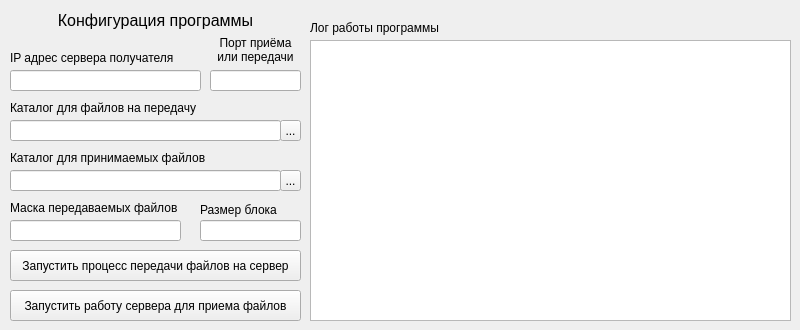
<?xml version="1.0" encoding="UTF-8"?>
<ui version="4.0">
 <class>SoftFileExchangerClass</class>
 <widget class="QMainWindow" name="SoftFileExchangerClass">
  <property name="geometry">
   <rect>
    <x>0</x>
    <y>0</y>
    <width>800</width>
    <height>330</height>
   </rect>
  </property>
  <property name="sizePolicy">
   <sizepolicy hsizetype="Fixed" vsizetype="Fixed">
    <horstretch>0</horstretch>
    <verstretch>0</verstretch>
   </sizepolicy>
  </property>
  <property name="minimumSize">
   <size>
    <width>800</width>
    <height>330</height>
   </size>
  </property>
  <property name="maximumSize">
   <size>
    <width>800</width>
    <height>330</height>
   </size>
  </property>
  <property name="windowTitle">
   <string>SoftFileExchanger</string>
  </property>
  <widget class="QWidget" name="centralWidget">
   <property name="sizePolicy">
    <sizepolicy hsizetype="Fixed" vsizetype="Fixed">
     <horstretch>0</horstretch>
     <verstretch>0</verstretch>
    </sizepolicy>
   </property>
   <property name="minimumSize">
    <size>
     <width>800</width>
     <height>330</height>
    </size>
   </property>
   <property name="maximumSize">
    <size>
     <width>800</width>
     <height>330</height>
    </size>
   </property>
   <widget class="QLabel" name="path_send_label">
    <property name="geometry">
     <rect>
      <x>10</x>
      <y>100</y>
      <width>191</width>
      <height>16</height>
     </rect>
    </property>
    <property name="text">
     <string>Каталог для файлов на передачу</string>
    </property>
   </widget>
   <widget class="QLabel" name="IP_adress_lable">
    <property name="geometry">
     <rect>
      <x>10</x>
      <y>50</y>
      <width>191</width>
      <height>16</height>
     </rect>
    </property>
    <property name="text">
     <string>IP адрес сервера получателя</string>
    </property>
   </widget>
   <widget class="QLineEdit" name="path_send_edit">
    <property name="geometry">
     <rect>
      <x>10</x>
      <y>120</y>
      <width>271</width>
      <height>21</height>
     </rect>
    </property>
    <property name="readOnly">
     <bool>true</bool>
    </property>
   </widget>
   <widget class="QToolButton" name="path_send_button">
    <property name="geometry">
     <rect>
      <x>280</x>
      <y>120</y>
      <width>21</width>
      <height>21</height>
     </rect>
    </property>
    <property name="text">
     <string>...</string>
    </property>
   </widget>
   <widget class="QLabel" name="path_recv_label">
    <property name="geometry">
     <rect>
      <x>10</x>
      <y>150</y>
      <width>221</width>
      <height>16</height>
     </rect>
    </property>
    <property name="text">
     <string>Каталог для принимаемых файлов</string>
    </property>
   </widget>
   <widget class="QLineEdit" name="path_recv_edit">
    <property name="geometry">
     <rect>
      <x>10</x>
      <y>170</y>
      <width>271</width>
      <height>21</height>
     </rect>
    </property>
    <property name="readOnly">
     <bool>true</bool>
    </property>
   </widget>
   <widget class="QToolButton" name="path_recv_button">
    <property name="geometry">
     <rect>
      <x>280</x>
      <y>170</y>
      <width>21</width>
      <height>21</height>
     </rect>
    </property>
    <property name="text">
     <string>...</string>
    </property>
   </widget>
   <widget class="QLabel" name="file_maska_label">
    <property name="geometry">
     <rect>
      <x>10</x>
      <y>200</y>
      <width>171</width>
      <height>16</height>
     </rect>
    </property>
    <property name="text">
     <string>Маска передаваемых файлов</string>
    </property>
   </widget>
   <widget class="QLabel" name="block_size_label">
    <property name="geometry">
     <rect>
      <x>200</x>
      <y>200</y>
      <width>101</width>
      <height>20</height>
     </rect>
    </property>
    <property name="text">
     <string>Размер блока</string>
    </property>
   </widget>
   <widget class="QLineEdit" name="file_maska_edit">
    <property name="geometry">
     <rect>
      <x>10</x>
      <y>220</y>
      <width>171</width>
      <height>21</height>
     </rect>
    </property>
   </widget>
   <widget class="QLineEdit" name="block_size">
    <property name="geometry">
     <rect>
      <x>200</x>
      <y>220</y>
      <width>101</width>
      <height>21</height>
     </rect>
    </property>
    <property name="alignment">
     <set>Qt::AlignHCenter</set>
    </property>
   </widget>
   <widget class="QPushButton" name="server_start_button">
    <property name="geometry">
     <rect>
      <x>10</x>
      <y>290</y>
      <width>291</width>
      <height>31</height>
     </rect>
    </property>
    <property name="text">
     <string>Запустить работу сервера для приема файлов</string>
    </property>
   </widget>
   <widget class="QPushButton" name="client_start_button">
    <property name="geometry">
     <rect>
      <x>10</x>
      <y>250</y>
      <width>291</width>
      <height>31</height>
     </rect>
    </property>
    <property name="text">
     <string>Запустить процесс передачи файлов на сервер</string>
    </property>
   </widget>
   <widget class="QLabel" name="Main_lable">
    <property name="geometry">
     <rect>
      <x>10</x>
      <y>10</y>
      <width>291</width>
      <height>21</height>
     </rect>
    </property>
    <property name="text">
     <string>&lt;html&gt;&lt;head/&gt;&lt;body&gt;&lt;p align=&quot;center&quot;&gt;&lt;span style=&quot; font-size:12pt;&quot;&gt;Конфигурация программы&lt;/span&gt;&lt;/p&gt;&lt;/body&gt;&lt;/html&gt;</string>
    </property>
   </widget>
   <widget class="QLabel" name="log_lable">
    <property name="geometry">
     <rect>
      <x>310</x>
      <y>20</y>
      <width>481</width>
      <height>16</height>
     </rect>
    </property>
    <property name="text">
     <string>Лог работы программы</string>
    </property>
   </widget>
   <widget class="QTextEdit" name="log_data">
    <property name="geometry">
     <rect>
      <x>310</x>
      <y>40</y>
      <width>481</width>
      <height>281</height>
     </rect>
    </property>
    <property name="readOnly">
     <bool>true</bool>
    </property>
   </widget>
   <widget class="QLabel" name="port_send_lable">
    <property name="geometry">
     <rect>
      <x>210</x>
      <y>30</y>
      <width>91</width>
      <height>41</height>
     </rect>
    </property>
    <property name="text">
     <string>&lt;html&gt;&lt;head/&gt;&lt;body&gt;&lt;p align=&quot;center&quot;&gt;Порт приёма &lt;br/&gt;или передачи&lt;/p&gt;&lt;/body&gt;&lt;/html&gt;</string>
    </property>
   </widget>
   <widget class="QLineEdit" name="IP_edit">
    <property name="geometry">
     <rect>
      <x>10</x>
      <y>70</y>
      <width>191</width>
      <height>21</height>
     </rect>
    </property>
    <property name="text">
     <string/>
    </property>
    <property name="alignment">
     <set>Qt::AlignHCenter</set>
    </property>
    <property name="dragEnabled">
     <bool>false</bool>
    </property>
    <property name="placeholderText">
     <string/>
    </property>
   </widget>
   <widget class="QLineEdit" name="port_edit">
    <property name="geometry">
     <rect>
      <x>210</x>
      <y>70</y>
      <width>91</width>
      <height>21</height>
     </rect>
    </property>
    <property name="text">
     <string/>
    </property>
    <property name="alignment">
     <set>Qt::AlignHCenter</set>
    </property>
    <property name="dragEnabled">
     <bool>false</bool>
    </property>
   </widget>
   <zorder>IP_edit</zorder>
   <zorder>port_edit</zorder>
   <zorder>IP_adress_lable</zorder>
   <zorder>path_send_label</zorder>
   <zorder>path_send_edit</zorder>
   <zorder>path_send_button</zorder>
   <zorder>path_recv_label</zorder>
   <zorder>path_recv_edit</zorder>
   <zorder>path_recv_button</zorder>
   <zorder>file_maska_label</zorder>
   <zorder>block_size_label</zorder>
   <zorder>file_maska_edit</zorder>
   <zorder>block_size</zorder>
   <zorder>server_start_button</zorder>
   <zorder>client_start_button</zorder>
   <zorder>Main_lable</zorder>
   <zorder>log_lable</zorder>
   <zorder>log_data</zorder>
   <zorder>port_send_lable</zorder>
  </widget>
 </widget>
 <layoutdefault spacing="6" margin="11"/>
 <resources>
  <include location="SoftFileExchanger.qrc"/>
 </resources>
 <connections/>
</ui>
